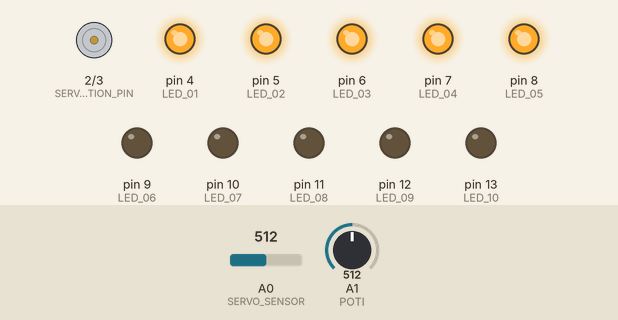
A sketch run on a simulated Arduino Uno, built with avr-gcc and run on an emulated ATmega328P. Parts: direction and speed pins drawn as motors (green arrow = direction pin HIGH = forward, orange = LOW = backward, longer = more drive), output pins drawn as LEDs (lit = HIGH). The inputs (shaded band) are chosen by the test bench; at power-on: A0 (SERVO_SENSOR) = 512, A1 (POTI) = 512.

Above: at 1.2 s.
1.3 s: A0 (SERVO_SENSOR) set to 543
At 3.28 s:
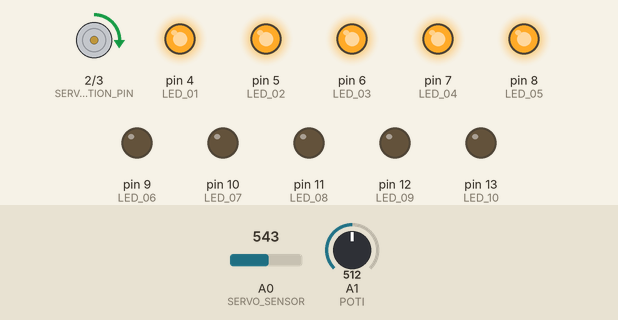
4.3 s: A1 (POTI) set to 716
At 5.74 s:
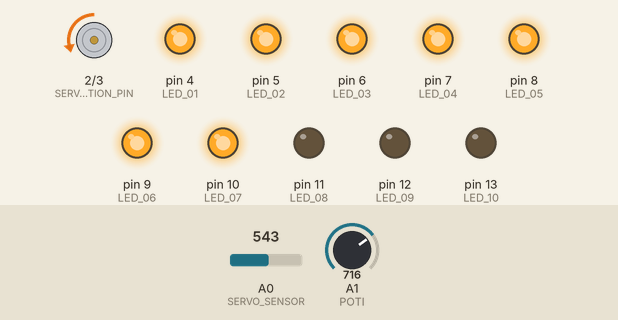
7.3 s: A1 (POTI) set to 900
At 8.94 s:
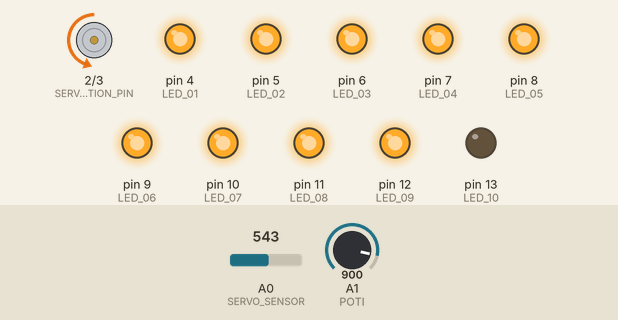
10.3 s: A0 (SERVO_SENSOR) set to 306
13.3 s: A1 (POTI) set to 306
At 14.4 s:
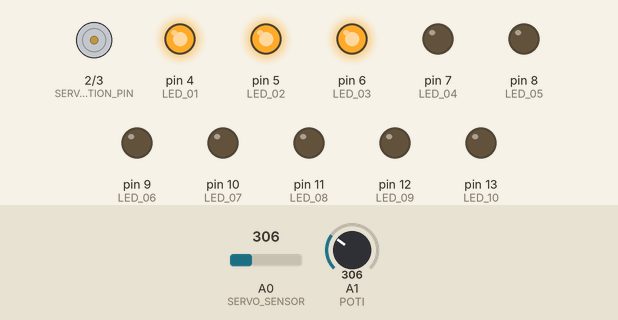
14.9 s: A0 (SERVO_SENSOR) set to 281
Timing chart, 0 to 23.2 s (numbered marks = the images above; inputs shaded):
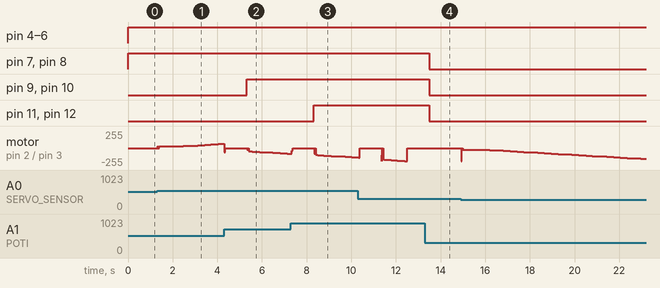

Measured:
- the behaviour switches between 536 and 537 on A0 (SERVO_SENSOR) (found by bisection; images 0 and 1)
- after the input at 4.3 s, pin 9 (LED_06), pin 10 (LED_07): LOW → HIGH after 1.0 s
- after the input at 7.3 s, pin 11 (LED_08), pin 12 (LED_09): LOW → HIGH after 1.0 s
- after the input at 13.3 s, pin 7 (LED_04), pin 8 (LED_05), pin 9 (LED_06), pin 10 (LED_07), pin 11 (LED_08), pin 12 (LED_09): HIGH → LOW after 0.20 s; motor on pin 2 (SERVO_DIRECTION_PIN) / pin 3 (SERVO_PWM_PIN): stops changing and stays stopped

The sketch:

wiper_motor_servo.ino
```cpp
//Wiper motor software v 1.3:
//Servo sensor to Analog 0
//Setpoint potentiometer to Analog 1
//H bridge direction pin to Digital 2
//H bridge PWM signal to Digital 3
//LEDs at digital pins 4 - 13 are optional (indicating setpoint as LED bar)
//
//For the first test run, set MAX_DUTYCYCLE to 75 in order to lower the maximum torque in case something goes wrong.
//When connecting the servo to the microcontroller for the first time, you have to consider the rotational direction of your wiper motor!
//Adjust the potentiometer defining the setpoint to the center position.
//If the servo moves to neutral position, too after connecting the circuit to the supply voltage, the polarity of the servo sensor is correct.
//If the wiper motor starts spinning away from the center position, the polarity of the servo sensor (+ and - connector) has to be swapped.
//
//
//Source & info: www.HomoFaciens.de/technics-computer-arduino-uno_en_navion.htm


//#include <avr/io.h>
//#include <util/delay.h>


int ADC_SetPoint = 0;
int ADC_SetPointOld = 0;
int ADC_ServoPoti = 0;
int ADC_ServoPotiOld = 0;
int dutyCycle = 50; // 10 - 255
int ADCdiff = 0;
int timeDiff = 0;

//Change values below to adapt your motor
//Set MAX_DUTYCYCLE to 75 for the first test run!

#define P_FRACTION 0.3         //0.0 - 10.0 (0.3)
#define I_FRACTION 0.3         //0.0 - 10.0 (0.3)
#define D_FRACTION 4.0         //0.0 - 10.0 (4.0)
#define V_WINDOW 25            //10 - 1000 (25)
#define MIN_DUTYCYCLE 25       //0 - 255 (25)
#define MAX_DUTYCYCLE 200      //0 - 255 (255)
#define SOFT_START 0.3        //0.00 - 1.00 (0.30) 1.00 = OFF
#define D_FRACTION_DEMO 0      //1 - consider only D_FRACTION for servo movement (0 - OFF)
#define EMERGENCY_SHUTDOWN 4   //0 - 100 (4), 0 - OFF, Stops motor if blocked
#define SHOOT_THROUGH_PAUSE 10 //Prevent H bridge from shoot through whenever the direction pin is changed

#define SERVO_DIRECTION_PIN 2 //Direction pin servo motor
#define SERVO_PWM_PIN 3       //PWM pin servo motor
#define SERVO_SENSOR A0       //Analog input servo sensor
#define POTI A1               //Analog input potentiometer
#define LED_01 4
#define LED_02 5
#define LED_03 6
#define LED_04 7
#define LED_05 8
#define LED_06 9
#define LED_07 10
#define LED_08 11
#define LED_09 12
#define LED_10 13


void setup(){
  pinMode(SERVO_DIRECTION_PIN, OUTPUT);
  pinMode(SERVO_PWM_PIN, OUTPUT);

  pinMode(SERVO_SENSOR, INPUT);
  pinMode(POTI, INPUT);

  //LED bar (optional)
  pinMode(LED_01, OUTPUT);
  pinMode(LED_02, OUTPUT);
  pinMode(LED_03, OUTPUT);
  pinMode(LED_04, OUTPUT);
  pinMode(LED_05, OUTPUT);
  pinMode(LED_06, OUTPUT);
  pinMode(LED_07, OUTPUT);
  pinMode(LED_08, OUTPUT);
  pinMode(LED_09, OUTPUT);
  pinMode(LED_10, OUTPUT);

}


void loop(){
  ADC_ServoPoti = analogRead(0);     // reads the servo sensor (between 0 and 1023)
  ADC_SetPoint = analogRead(1);

  ADCdiff = ADC_SetPoint - ADC_ServoPoti;

  dutyCycle = abs(ADCdiff) * P_FRACTION;
  dutyCycle += timeDiff * I_FRACTION;
  dutyCycle += abs(ADC_SetPointOld - ADC_SetPoint) * D_FRACTION;

  if(D_FRACTION_DEMO == 1){
    dutyCycle = abs(ADC_SetPointOld - ADC_SetPoint) * D_FRACTION;
  }

  if(SOFT_START * timeDiff < 1){
    dutyCycle = dutyCycle * (SOFT_START * timeDiff);
  }

  timeDiff++;

  if(dutyCycle < MIN_DUTYCYCLE && dutyCycle > 0){
    dutyCycle = MIN_DUTYCYCLE;
  }

  if(dutyCycle > MAX_DUTYCYCLE){
    dutyCycle = MAX_DUTYCYCLE;
  }

  if(dutyCycle < 0){
    dutyCycle = 0;
  }


  if(D_FRACTION_DEMO == 1){
    if(abs(ADC_SetPointOld - ADC_SetPoint) < 2){
      analogWrite(SERVO_PWM_PIN, 0);
      delayMicroseconds(SHOOT_THROUGH_PAUSE);
      digitalWrite(SERVO_DIRECTION_PIN, 0);
      delayMicroseconds(SHOOT_THROUGH_PAUSE);
    }
    else{
      if(ADC_SetPointOld - ADC_SetPoint < 0){
        analogWrite(SERVO_PWM_PIN, 0);
        delayMicroseconds(SHOOT_THROUGH_PAUSE);
        digitalWrite(SERVO_DIRECTION_PIN, 0);
        delayMicroseconds(SHOOT_THROUGH_PAUSE);
        analogWrite(SERVO_PWM_PIN, dutyCycle);
      }
      if(ADC_SetPointOld - ADC_SetPoint > 0){
        analogWrite(SERVO_PWM_PIN, 0);
        delayMicroseconds(SHOOT_THROUGH_PAUSE);
        digitalWrite(SERVO_DIRECTION_PIN, 1);
        delayMicroseconds(SHOOT_THROUGH_PAUSE);
        analogWrite(SERVO_PWM_PIN, dutyCycle);
      }
    }
  }
  else{
    if(abs(ADCdiff) < V_WINDOW){
      dutyCycle = 0;
      timeDiff = 0;
    }

    if(abs(ADC_ServoPotiOld - ADC_ServoPoti) < EMERGENCY_SHUTDOWN && dutyCycle == MAX_DUTYCYCLE && timeDiff > 50){
      analogWrite(SERVO_PWM_PIN, 0);
      delayMicroseconds(SHOOT_THROUGH_PAUSE);
      digitalWrite(SERVO_DIRECTION_PIN, 0);
      delay(1000);
      timeDiff = 0;
    }
    else{
      if(ADCdiff > 0){
        analogWrite(SERVO_PWM_PIN, 0);
        delayMicroseconds(SHOOT_THROUGH_PAUSE);
        digitalWrite(SERVO_DIRECTION_PIN, 0);
        delayMicroseconds(SHOOT_THROUGH_PAUSE);
        analogWrite(SERVO_PWM_PIN, dutyCycle);
      }
      if(ADCdiff < 0){
        analogWrite(SERVO_PWM_PIN, 0);
        delayMicroseconds(SHOOT_THROUGH_PAUSE);
        digitalWrite(SERVO_DIRECTION_PIN, 1);
        delayMicroseconds(SHOOT_THROUGH_PAUSE);
        analogWrite(SERVO_PWM_PIN, dutyCycle);
      }
    }
  }


  ADC_SetPointOld = ADC_SetPoint;
  ADC_ServoPotiOld = ADC_ServoPoti;


  //LED bar at digital pins 4 - 13 (optional)

  if(ADC_SetPoint >= 93 * 10){
    digitalWrite(LED_10, 1);
  }
  else{
    digitalWrite(LED_10, 0);
  }

  if(ADC_SetPoint >= 93 * 9){
    digitalWrite(LED_09, 1);
  }
  else{
    digitalWrite(LED_09, 0);
  }

  if(ADC_SetPoint >= 93 * 8){
    digitalWrite(LED_08, 1);
  }
  else{
    digitalWrite(LED_08, 0);
  }

  if(ADC_SetPoint >= 93 * 7){
    digitalWrite(LED_07, 1);
  }
  else{
    digitalWrite(LED_07, 0);
  }

  if(ADC_SetPoint >= 93 * 6){
    digitalWrite(LED_06, 1);
  }
  else{
    digitalWrite(LED_06, 0);
  }

  if(ADC_SetPoint >= 93 * 5){
    digitalWrite(LED_05, 1);
  }
  else{
    digitalWrite(LED_05, 0);
  }

  if(ADC_SetPoint >= 93 * 4){
    digitalWrite(LED_04, 1);
  }
  else{
    digitalWrite(LED_04, 0);
  }

  if(ADC_SetPoint >= 93 * 3){
    digitalWrite(LED_03, 1);
  }
  else{
    digitalWrite(LED_03, 0);
  }

  if(ADC_SetPoint >= 93 * 2){
    digitalWrite(LED_02, 1);
  }
  else{
    digitalWrite(LED_02, 0);
  }

  if(ADC_SetPoint >= 93 * 1){
    digitalWrite(LED_01, 1);
  }
  else{
    digitalWrite(LED_01, 0);
  }


  delay(15);                             // waits for the servo to get there

}
```
